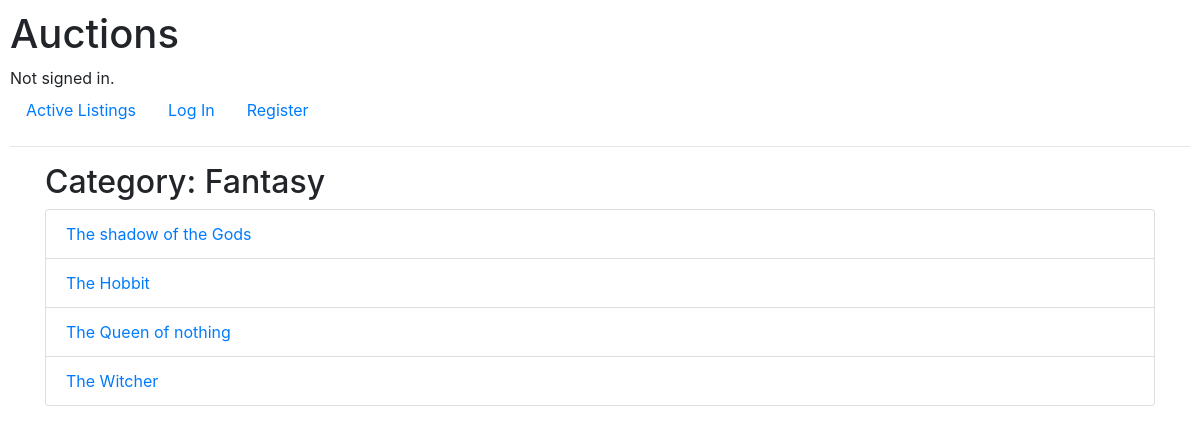
Screenshot of /category/Fantasy with the database file from the repository.
### auctions/models.py (models this page shows, shortened)
class Category(models.Model):
    name = models.CharField(max_length=64, unique=True)

class Listing(models.Model):
    title = models.CharField(max_length=100)
    description = models.TextField()
    starting_bid = models.DecimalField(max_digits=10, decimal_places=2)
    current_price = models.DecimalField(max_digits=10, decimal_places=2, null=True, blank=True)
    image_url = models.URLField(blank=True, null=True)
    category = models.ForeignKey(Category, on_delete=models.SET_NULL, null=True, blank=True)
    created_by = models.ForeignKey(User, on_delete=models.CASCADE, related_name="listings")
    active = models.BooleanField(default=True)  # True if auction is active
    created_at = models.DateTimeField(auto_now_add=True)

### auctions/views.py (the view)
# urls.py: path("category/<str:category_name>", views.category_listings, name="category_listings"),
def category_listings(request, category_name):
    category = get_object_or_404(Category, name=category_name)
    listings = Listing.objects.filter(category=category, active=True)
    return render(request, "auctions/category_listings.html", {"category": category, "listings": listings})

### auctions/views.py (called while the page is built)
def datos_globales(request):
    count = 0
    if request.user.is_authenticated:
        watchlist_items = Watchlist.objects.filter(user=request.user)
        count = watchlist_items.count()
    return {
        'count_watch_list': count
    }

### auctions/templates/auctions/category_listings.html (shortened to what this page needs)
{% extends "auctions/layout.html" %}
{% block body %}
<div class="container">
    <h2>Category: {{ category.name }}</h2>
    <ul class="list-group">
      {% for listing in listings %}
        <li class="list-group-item">
          <a href="{% url 'listing_page' listing.id %}">{{ listing.title }}</a>
        </li>
      {% empty %}
        <p>No listings in this category.</p>
      {% endfor %}
    </ul>
  </div>
{% endblock %}

### auctions/static/auctions/styles.css (style rules this page uses)
body { padding: 10px; }

### rows the page displays
Category: name "Fantasy"
Listing: title "The shadow of the Gods"
Listing: title "The Hobbit"
Listing: title "The Queen of nothing"
Listing: title "The Witcher"
